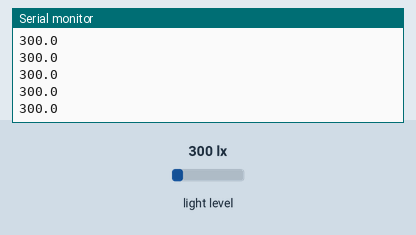
Bench run of a sketch on a simulated Arduino Uno, built with avr-gcc and run on an emulated ATmega328P. Parts: the last lines printed to the serial monitor. Inputs (shaded band) come from the test bench; at power-on: light level 300 lx.

Above: at 1.2 s.
1.3 s: light level set to 40 lx
At 1.32 s:
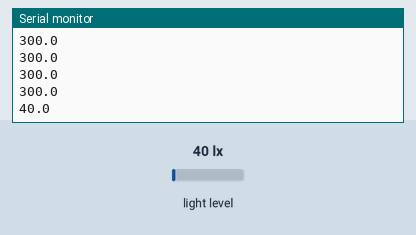
2.8 s: light level set to 500 lx
At 2.83 s:
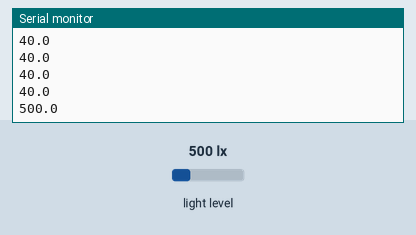
Timing chart, 0 to 5.8 s (numbered marks = the images above; inputs shaded):
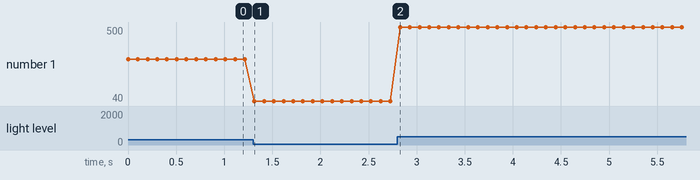

The sketch:

lablight_bh1750.ino
```cpp
/*
  LabLight - Firmware del sensor BH1750
  Placa: Arduino Uno
  Librería: "BH1750" de Christopher Laws (Arduino IDE > Herramientas > Administrar bibliotecas)

  Conexiones (módulo GY-302 / BH1750):
    VCC  -> 3.3V (o 5V, el módulo GY-302 acepta ambos)
    GND  -> GND
    SDA  -> A4
    SCL  -> A5
    ADDR -> sin conectar (dirección I2C 0x23)

  Salida: una línea por lectura con el valor en lux, por ejemplo "123.5".
  Velocidad: 9600 baudios, aproximadamente 10 lecturas por segundo.
  La interfaz web (index.html) lee estas líneas con la Web Serial API.
  Importante: cerrar el Monitor Serie antes de conectar desde la interfaz.
*/

#include <Wire.h>
#include <BH1750.h>

BH1750 sensor;

void setup() {
  Serial.begin(9600);
  Wire.begin();
  // Modo continuo de alta resolución: 1 lx de resolución, rango 1 a 65535 lx.
  if (!sensor.begin(BH1750::CONTINUOUS_HIGH_RES_MODE)) {
    Serial.println("ERROR: BH1750 no detectado. Revisa SDA/SCL y la alimentacion.");
  }
}

void loop() {
  float lux = sensor.readLightLevel();
  if (lux >= 0) {
    Serial.println(lux, 1);
  }
  delay(100);  // ~10 Hz. El sensor actualiza cada ~120 ms en este modo.
}
```

Measured:
- after the input at 1.3 s, the serial monitor: prints a new line at once (image 1)
- after the input at 2.8 s, the serial monitor: prints a new line at once (image 2)
- plotted number 1: 300 → 40 after the input at 1.3 s, 40 → 500 after the input at 2.8 s
